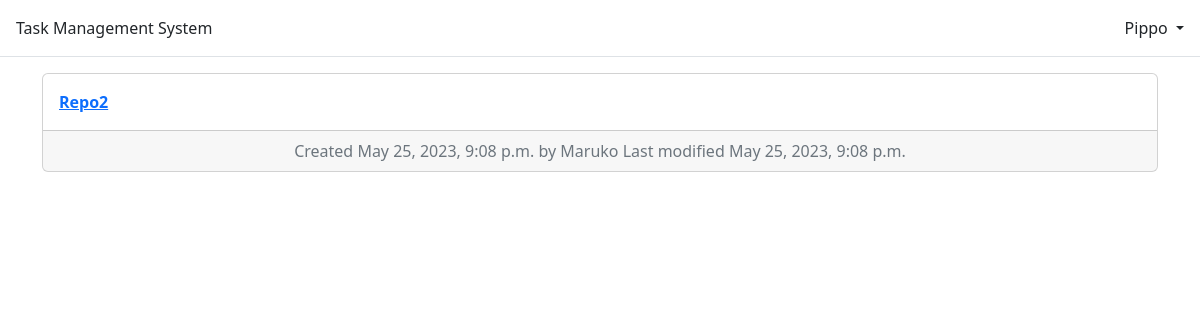
The page /repository/ (signed in) on the database its author committed.
### repository/models.py (models this page shows)
class Repository(models.Model):
    repo_id = models.AutoField(primary_key=True)
    name = models.CharField(max_length=30)
    created = models.DateTimeField(auto_now_add=True)
    last_modified = models.DateTimeField(auto_now=True)
    created_by = models.ForeignKey(settings.AUTH_USER_MODEL,on_delete=models.CASCADE)
    class Meta:
        db_table = 'tms_repository'

### repository/views.py (the view)
# urls.py: path("", views.RepositoryListView.as_view(), name="repository_list"),
class RepositoryListView(ListView):
    model = Repository
    template_name = "repository/list_repository.html"
    context_object_name = "repo_list"
    def get_queryset(self):
        return Repository.objects.all().filter(repo_id__in = Repo_user.objects.all().filter(username=self.request.user).values("role_id__repo_id").distinct())
    def get(self, request: HttpRequest, *args: any, **kwargs: any) -> HttpResponse:
        if not request.user.is_authenticated:
            return redirect("home")
        return super().get(request, *args, **kwargs)

### templates/repository/list_repository.html (shortened to what this page needs)
{% extends "base.html" %}
{% block content %}
{% if user.is_authenticated %}
{% if repo_list %}
{% for repository in repo_list %}
<div class="card">
  <div class="card-body">
    <span class="fw-bold">
      <a href="{% url 'repository_detail' repository.repo_id repository.name %}">{{ repository.name }}</a>
    </span>
  </div>
  <div class="card-footer text-center text-muted">
    <span>Created {{ repository.created }} by {{ repository.created_by }}</span>
    <span>Last modified {{ repository.last_modified }}</span>
  </div>
</div>
<br />
{% endfor %}
{% endif %}
{% endif %}
{% endblock content %}

### templates/base.html (shortened to what this page needs)
<!DOCTYPE html>
<html>
<head>
  <link href="https://cdn.jsdelivr.net/npm/bootstrap@5.2.3/dist/css/bootstrap.min.css" rel="stylesheet"
>
</head>
<body>
  <header class="p-3 mb-3 border-bottom">
    <div class="d-flex flex-wrap align-items-center justify-content-between">
      <a class="navbar-brand" href="{% url 'home' %}">Task Management System</a>
      {% if user.is_authenticated %}
      <div class="dropdown justify-content-end">
        <a href="#" class="d-block link-dark text-decoration-none dropdown-toggle" id="dropdownUser1"
          data-bs-toggle="dropdown" aria-expanded="false">
          {{ user.username }}
        </a>
      </div>
      {% else %}
      <div class="justify-content-end">
        <a href="{% url 'login' %}" class="btn btn-outline-primary me-2">
          Log In</a>
        <a href="{% url 'signup' %}" class="btn btn-primary">Sign Up</a>
      </div>
      {% endif %}
    </div>
  </header>
  <main>
    <div class="container">
      {% block content %}
      {% endblock content %}
    </div>
  </main>
</body>
</html>

### rows shown on the page
Repository: name "Repo2", created "May 25, 2023, 9:08 p.m.", created_by "Maruko", last_modified "May 25, 2023, 9:08 p.m."

### other values the page prints
{{ user.username }} "Pippo"
